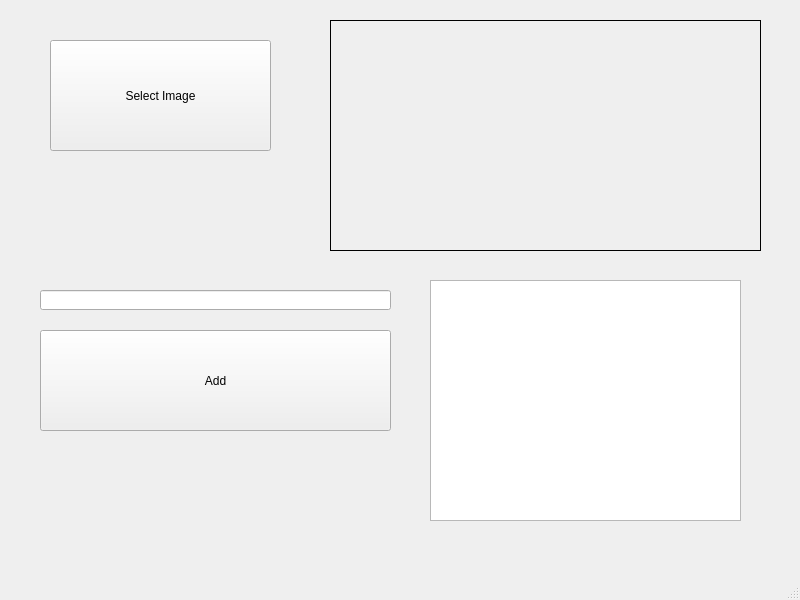
<?xml version="1.0" encoding="UTF-8"?>
<ui version="4.0">
 <class>MainWindow</class>
 <widget class="QMainWindow" name="MainWindow">
  <property name="geometry">
   <rect>
    <x>0</x>
    <y>0</y>
    <width>800</width>
    <height>600</height>
   </rect>
  </property>
  <property name="windowTitle">
   <string>MainWindow</string>
  </property>
  <widget class="QWidget" name="centralwidget">
   <widget class="QLabel" name="imageLbl">
    <property name="geometry">
     <rect>
      <x>330</x>
      <y>20</y>
      <width>431</width>
      <height>231</height>
     </rect>
    </property>
    <property name="frameShape">
     <enum>QFrame::Box</enum>
    </property>
    <property name="text">
     <string/>
    </property>
   </widget>
   <widget class="QPushButton" name="selectImageBtn">
    <property name="geometry">
     <rect>
      <x>50</x>
      <y>40</y>
      <width>221</width>
      <height>111</height>
     </rect>
    </property>
    <property name="text">
     <string>Select Image</string>
    </property>
   </widget>
   <widget class="QPushButton" name="addBtn">
    <property name="geometry">
     <rect>
      <x>40</x>
      <y>330</y>
      <width>351</width>
      <height>101</height>
     </rect>
    </property>
    <property name="text">
     <string>Add</string>
    </property>
   </widget>
   <widget class="QLineEdit" name="lineEdit">
    <property name="geometry">
     <rect>
      <x>40</x>
      <y>290</y>
      <width>351</width>
      <height>20</height>
     </rect>
    </property>
   </widget>
   <widget class="QListWidget" name="listWidget">
    <property name="geometry">
     <rect>
      <x>430</x>
      <y>280</y>
      <width>311</width>
      <height>241</height>
     </rect>
    </property>
   </widget>
  </widget>
  <widget class="QMenuBar" name="menubar">
   <property name="geometry">
    <rect>
     <x>0</x>
     <y>0</y>
     <width>800</width>
     <height>21</height>
    </rect>
   </property>
  </widget>
  <widget class="QStatusBar" name="statusbar"/>
 </widget>
 <resources/>
 <connections/>
</ui>
